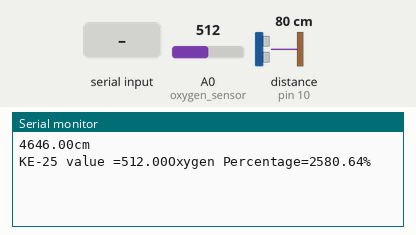
This sketch was run on a simulated Arduino Uno, built with avr-gcc and run on an emulated ATmega328P. Parts: the last lines printed to the serial monitor. Wiring (inferred from the names in the program): ultrasonic range finder: trigger pin 9; echo pin 10. Inputs (shaded band) come from the test bench; at power-on: distance to the obstacle (sensor on pin 10) 80 cm, A0 (oxygen_sensor) = 512. The echo pulse lasts 58.3 µs per cm.

Above: at 1.8 s.
1.9 s: distance to the obstacle (sensor on pin 10) set to 2 cm
At 6.9 s:
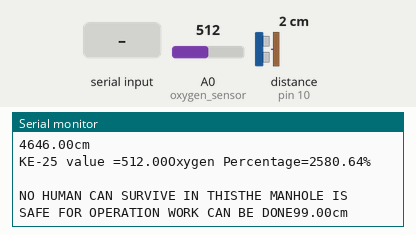
13.6 s: A0 (oxygen_sensor) set to 716
At 14.6 s:
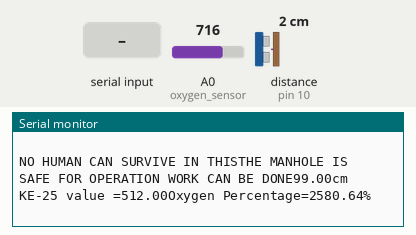
17.2 s: "D" received over the second serial link
At 19.6 s:
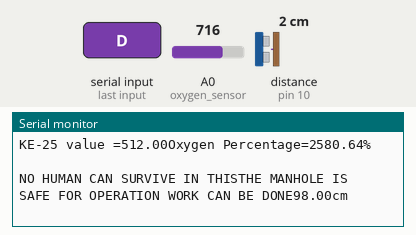
20.8 s: "1" received over the second serial link
At 21.8 s:
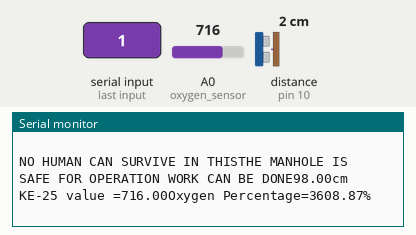
24.4 s: distance to the obstacle (sensor on pin 10) set to 4 cm
At 27.0 s:
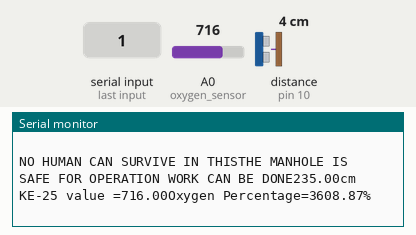
28.0 s: A0 (oxygen_sensor) set to 511
At 31.5 s:
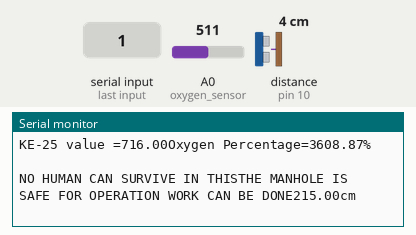
Timing chart, 0 to 32.6 s (numbered marks = the images above; inputs shaded):
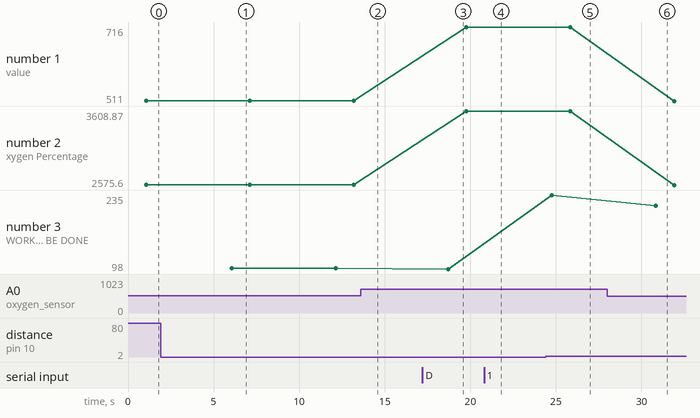

Measured:
- after the input at 1.9 s, the serial monitor: prints a new line after 4.2 s (image 1)
- after the input at 17.2 s, the serial monitor: prints a new line after 1.5 s (image 3)
- after the input at 24.4 s, the serial monitor: prints a new line after 0.37 s (image 5)
- plotted number 1: 716 → 511 after the input at 28.0 s
- plotted number 2: 3608.87 → 2575.6 after the input at 28.0 s
- plotted number 3: 99 → 98 after the input at 17.2 s, 98 → 235 after the input at 24.4 s

The sketch:

finalfile7_10.ino
```cpp
#include <SoftwareSerial.h>
int tp=9; // pin numbers ahet connection che
int ep=10;
int LR=13;
int LG=12;
int LO=11;
SoftwareSerial BTserial(0,1); //RX | TX
// to send data through the bluetooth port u have to use the above command
// get the buttons using serail.read
void setup() {
  Serial.begin(9650);
  //BTserial.begin(9600);
  pinMode(tp,OUTPUT);
  pinMode(ep,INPUT);
  pinMode(A0,INPUT);  //oxygen sensor
  digitalWrite(LO,LOW);
  digitalWrite(LR,LOW);
  digitalWrite(LG,LOW);
  BTserial.begin(9600);
}

void loop()
{
  float d=distancecalc();
  float o2=percentagecalc();
  delay(5000);
  if(BTserial.available() > 0)
  {
    char rechar = BTserial.read();
     if(rechar =='A')
     {  delay(500);
        BTserial.print((float)d);
     }
     else if(rechar=='D'){
        delay(500);
        BTserial.print((float)o2);
     }
  }

  if(d<30)
  {
    Serial.print("Too LOW PLS SAVE YOUR COMPONENTS");
    digitalWrite(LR,HIGH);
  }
  else
  {
   if(o2<20 && o2>15)
   {
    digitalWrite(LO,HIGH);
    Serial.print("Oxygen Is Low in The MAnhole Pls Clean The Manhole");
   }
   else if(o2<=15)
   {
    digitalWrite(LR,HIGH);
    Serial.print("NO HUMAN CAN SURVIVE IN THIS");
   }
   digitalWrite(LG,HIGH);
   Serial.print("THE MANHOLE IS SAFE FOR OPERATION WORK CAN BE DONE");

  }

}

float percentagecalc()
{ pinMode(A0,INPUT_PULLUP);
  delay(1);
  bool r= analogRead(A0)<900; // 900 is not fix depends on the sensor for ke50
  float op=0.0;
  if(r)
  {
    pinMode(A0,INPUT);
    delay(1);
    float mV=analogRead(A0);
    Serial.print("KE-25 value =");
    Serial.print(mV);
    float op=(mV*3000/992)/0.6;    // this equation can be change depending on the oxygen sensor refernece ghetla ahe
    Serial.print("Oxygen Percentage=");
    Serial.print(op);
    Serial.print("% \n \n");

  }
 return op;
}

float distancecalc()
{
    float t,d,h;
 delay(50);
digitalWrite(tp, LOW);
delayMicroseconds(2);
digitalWrite(tp, HIGH);
delayMicroseconds(10);
digitalWrite(tp, LOW);
  t=pulseIn(ep,HIGH);

  d=t*((100 / 2) / 29);
  h=d;

  Serial.print(d);
  Serial.print("cm\n");
  delay(1000);
  digitalWrite(LG,HIGH);
  return h;
}
```
